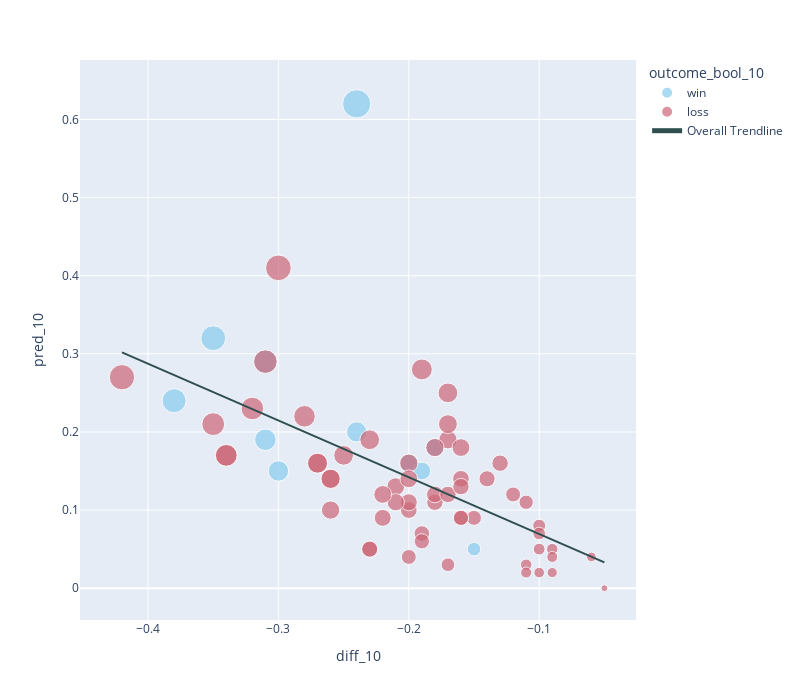

Write notebook code for a chart like this one.
### Code cell
px.scatter(df,
           x='diff_10',
           y='pred_10',
           hover_name='player',
           color='outcome_bool_10',
           color_discrete_sequence=px.colors.qualitative.Safe,
           trendline = 'ols',trendline_scope='overall',trendline_color_override = 'darkslategrey',
           width=800,
           height=700,
           size='odds_10')#.add_shape(type="line", x0=0, y0=0, x1=1, y1=1)

### Figure 1 — Plotly figure (JSON) as saved in the notebook; plotly's stock layout.template omitted (floating-point values rounded to 4 significant figures)
{"data": [{"hovertemplate": "<b>%{hovertext}</b><br><br>outcome_bool_10=win<br>diff_10=%{x}<br>pred_10=%{y}<br>odds_10=%{marker.size}<extra></extra>", "hovertext": ["Aberg, Ludvig", "Cantlay, Patrick", "Clark, Wyndham", "Kirk, Chris", "Morikawa, Collin", "Poston, J.T.", "Rodgers, Patrick", "Scheffler, Scottie", "Straka, Sepp", "Theegala, Sahith", "Thomas, Justin"], "legendgroup": "win", "marker": {"color": "rgb(136, 204, 238)", "size": [0.67, 0.62, 0.5, 0.36, 0.6, 0.36, 0.2, 0.86, 0.34, 0.44, 0.45], "sizemode": "area", "sizeref": 0.00215, "symbol": "circle"}, "mode": "markers", "name": "win", "orientation": "v", "showlegend": true, "type": "scatter", "x": [-0.35, -0.38, -0.31, -0.18, -0.31, -0.2, -0.15, -0.24, -0.19, -0.24, -0.3], "xaxis": "x", "y": [0.32, 0.24, 0.19, 0.18, 0.29, 0.16, 0.05, 0.62, 0.15, 0.2, 0.15], "yaxis": "y"}, {"hovertemplate": "<b>%{hovertext}</b><br><br>outcome_bool_10=loss<br>diff_10=%{x}<br>pred_10=%{y}<br>odds_10=%{marker.size}<extra></extra>", "hovertext": ["An, Byeong Hun", "Barnes, Erik", "Bezuidenhout, Christiaan", "Bhatia, Akshay", "Bradley, Keegan", "Burns, Sam", "Cole, Eric", "Conners, Corey", "Davis, Cameron", "Day, Jason", "Detry, Thomas", "Dunlap, Nick", "Eckroat, Austin", "English, Harris", "Finau, Tony", "Fitzpatrick, Matt", "Fleetwood, Tommy", "Fowler, Rickie", "Garnett, Brice", "Glover, Lucas", "Grillo, Emiliano", "Hadwin, Adam", "Harman, Brian", "Henley, Russell", "Hodges, Lee", "Hoge, Tom", "Homa, Max", "Hughes, Mackenzie", "Im, Sungjae", "Jaeger, Stephan", "Kim, Si Woo", "Kim, Tom", "Kisner, Kevin", "Kitayama, Kurt", "Knapp, Jake", "Lowry, Shane", "Malnati, Peter", "McCarthy, Denny", "McIlroy, Rory", "Moore, Taylor", "Murray, Grayson", "Pavon, Matthieu", "Phillips, Chandler", "Power, Seamus", "Putnam, Andrew", "Rose, Justin", "Schauffele, Xander", "Schenk, Adam", "Simpson, Webb", "Spieth, Jordan", "Svensson, Adam", "Taylor, Nick", "Todd, Brendon", "Tosti, Alejandro", "Van Rooyen, Erik", "Woodland, Gary", "Young, Cameron", "Zalatoris, Will"], "legendgroup": "loss", "marker": {"color": "rgb(204, 102, 119)", "size": [0.34, 0.11, 0.36, 0.36, 0.3, 0.43, 0.31, 0.42, 0.36, 0.4, 0.26, 0.2, 0.22, 0.36, 0.42, 0.55, 0.6, 0.28, 0.14, 0.29, 0.29, 0.3, 0.43, 0.42, 0.18, 0.31, 0.56, 0.24, 0.34, 0.32, 0.47, 0.4, 0.05, 0.29, 0.24, 0.38, 0.14, 0.34, 0.69, 0.34, 0.1, 0.3, 0.13, 0.15, 0.24, 0.28, 0.71, 0.29, 0.17, 0.51, 0.25, 0.25, 0.28, 0.12, 0.25, 0.13, 0.5, 0.51], "sizemode": "area", "sizeref": 0.00215, "symbol": "circle"}, "mode": "markers", "name": "loss", "orientation": "v", "showlegend": true, "type": "scatter", "x": [-0.21, -0.09, -0.2, -0.17, -0.2, -0.27, -0.22, -0.23, -0.26, -0.26, -0.19, -0.17, -0.11, -0.18, -0.25, -0.32, -0.31, -0.23, -0.11, -0.13, -0.18, -0.18, -0.27, -0.17, -0.1, -0.2, -0.35, -0.15, -0.2, -0.21, -0.19, -0.26, -0.05, -0.17, -0.2, -0.17, -0.09, -0.16, -0.42, -0.22, -0.06, -0.16, -0.09, -0.1, -0.12, -0.23, -0.3, -0.16, -0.1, -0.34, -0.19, -0.16, -0.14, -0.1, -0.16, -0.11, -0.28, -0.34], "xaxis": "x", "y": [0.13, 0.02, 0.16, 0.19, 0.1, 0.16, 0.09, 0.19, 0.1, 0.14, 0.07, 0.03, 0.11, 0.18, 0.17, 0.23, 0.29, 0.05, 0.03, 0.16, 0.11, 0.12, 0.16, 0.25, 0.08, 0.11, 0.21, 0.09, 0.14, 0.11, 0.28, 0.14, 0, 0.12, 0.04, 0.21, 0.05, 0.18, 0.27, 0.12, 0.04, 0.14, 0.04, 0.05, 0.12, 0.05, 0.41, 0.13, 0.07, 0.17, 0.06, 0.09, 0.14, 0.02, 0.09, 0.02, 0.22, 0.17], "yaxis": "y"}, {"hovertemplate": "<b>OLS trendline</b><br>pred_10 = -0.726688 * diff_10 + -0.00337251<br>R<sup>2</sup>=0.348753<br><br>diff_10=%{x}<br>pred_10=%{y} <b>(trend)</b><extra></extra>", "legendgroup": "Overall Trendline", "line": {"color": "darkslategrey"}, "mode": "lines", "name": "Overall Trendline", "showlegend": true, "type": "scatter", "x": [-0.42, -0.38, -0.35, -0.35, -0.34, -0.34, -0.32, -0.31, -0.31, -0.31, -0.3, -0.3, -0.28, -0.27, -0.27, -0.26, -0.26, -0.26, -0.25, -0.24, -0.24, -0.23, -0.23, -0.23, -0.22, -0.22, -0.21, -0.21, -0.2, -0.2, -0.2, -0.2, -0.2, -0.2, -0.19, -0.19, -0.19, -0.19, -0.18, -0.18, -0.18, -0.18, -0.17, -0.17, -0.17, -0.17, -0.17, -0.16, -0.16, -0.16, -0.16, -0.16, -0.15, -0.15, -0.14, -0.13, -0.12, -0.11, -0.11, -0.11, -0.1, -0.1, -0.1, -0.1, -0.09, -0.09, -0.09, -0.06, -0.05], "xaxis": "x", "y": [0.3018, 0.2728, 0.251, 0.251, 0.2437, 0.2437, 0.2292, 0.2219, 0.2219, 0.2219, 0.2146, 0.2146, 0.2001, 0.1928, 0.1928, 0.1856, 0.1856, 0.1856, 0.1783, 0.171, 0.171, 0.1638, 0.1638, 0.1638, 0.1565, 0.1565, 0.1492, 0.1492, 0.142, 0.142, 0.142, 0.142, 0.142, 0.142, 0.1347, 0.1347, 0.1347, 0.1347, 0.1274, 0.1274, 0.1274, 0.1274, 0.1202, 0.1202, 0.1202, 0.1202, 0.1202, 0.1129, 0.1129, 0.1129, 0.1129, 0.1129, 0.1056, 0.1056, 0.09836, 0.0911, 0.08383, 0.07656, 0.07656, 0.07656, 0.0693, 0.0693, 0.0693, 0.0693, 0.06203, 0.06203, 0.06203, 0.04023, 0.03296], "yaxis": "y"}], "layout": {"height": 700, "legend": {"itemsizing": "constant", "title": {"text": "outcome_bool_10"}, "tracegroupgap": 0}, "margin": {"t": 60}, "width": 800, "xaxis": {"anchor": "y", "domain": [0, 1], "title": {"text": "diff_10"}}, "yaxis": {"anchor": "x", "domain": [0, 1], "title": {"text": "pred_10"}}}}
